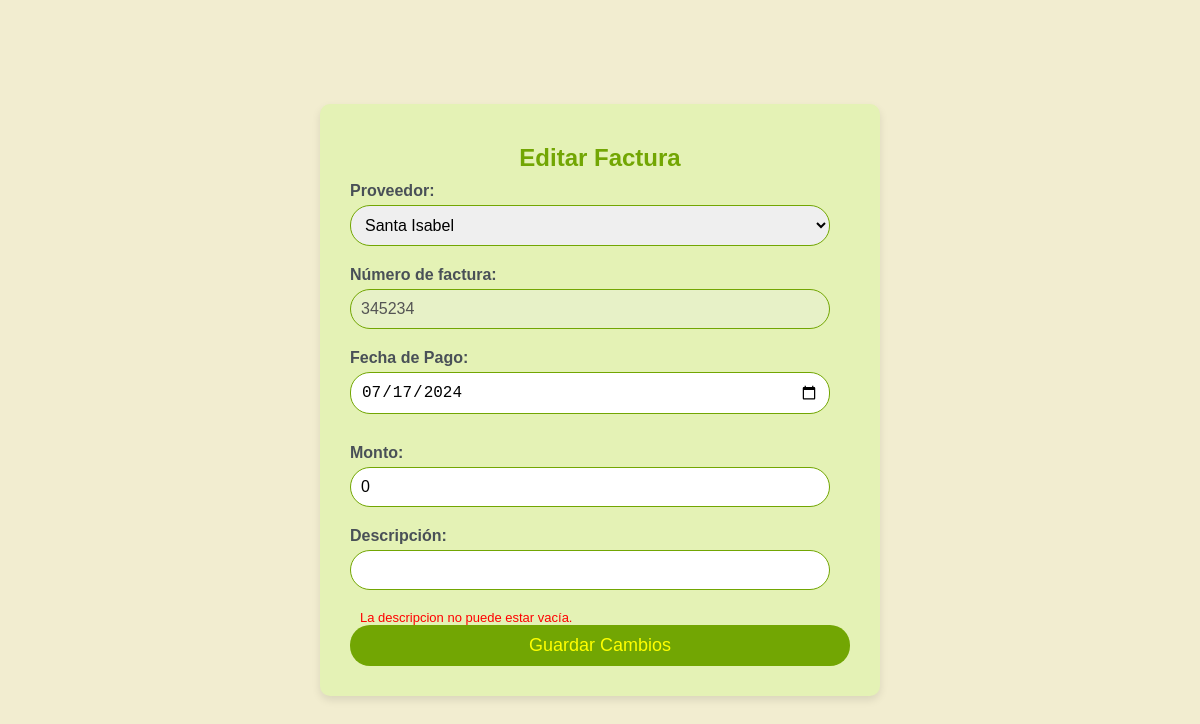
The app's page /Proveedores/editarfactura.php?id=10 with its own data.
### tables this page shows
CREATE TABLE `facturas_proveedores` (
  `id` int(11) NOT NULL,
  `proveedor_id` int(11) NOT NULL,
  `numero_factura` int(11) NOT NULL,
  `fecha_pago` date NOT NULL,
  `descripcion` text DEFAULT NULL,
  `monto` int(11) DEFAULT NULL,
  `flagpagado` int(1) NOT NULL DEFAULT 0
);

CREATE TABLE `proveedores` (
  `id` int(11) NOT NULL,
  `nombre_proveedor` varchar(255) NOT NULL,
  `contacto_proveedor` varchar(255) DEFAULT NULL,
  `telefono_proveedor` varchar(255) DEFAULT NULL,
  `email_proveedor` varchar(255) DEFAULT NULL
);

### Proveedores/editarfactura.php (the view, shortened to what this page needs)
<?php
include '../php/config.php';
$factura_id = $_GET['id'] ?? null;
$factura = null;
if ($factura_id) {
    $query = "SELECT * FROM facturas_proveedores WHERE id = ?";
    $stmt = $conexion->prepare($query);
    $stmt->bind_param('i', $factura_id);
    $stmt->execute();
    $result = $stmt->get_result();
    $factura = $result->fetch_assoc();
}
$query = "SELECT id, nombre_proveedor FROM proveedores";
$proveedores_result = $conexion->query($query);
?>
<!DOCTYPE html>
<html lang="es">
<head>
</head>
<body>
    <form action="editarfactura.php" method="POST">
        <h2>Editar Factura</h2>
        <label for="proveedor_id">Proveedor:</label>
        <select name="proveedor_id" id="proveedor_id" required>
            <?php while ($row = $proveedores_result->fetch_assoc()): ?>
                <option value="<?php echo $row['id']; ?>" <?php echo isset($factura['proveedor_id']) && $factura['proveedor_id'] == $row['id'] ? 'selected' : ''; ?>><?php echo $row['nombre_proveedor']; ?></option>
            <?php endwhile; ?>
        </select>
        <label for="numero_factura">Número de factura:</label>
        <input type="text" name="numero_factura" id="numero_factura" value="<?php echo htmlspecialchars($factura['numero_factura'] ?? ''); ?>" disabled>
        <label for="fecha_pago">Fecha de Pago:</label>
        <input type="date" name="fecha_pago" id="fecha_pago" value="<?php echo htmlspecialchars($factura['fecha_pago'] ?? ''); ?>" required>
        <div class="monto_input">
            <label for="monto">Monto:</label>
            <input type="number" name="monto" id="monto" value="<?php echo htmlspecialchars($factura['monto'] ?? ''); ?>" required>
        </div>
        <div>
            <label for="descripcion">Descripción:</label>
            <input type="text" name="descripcion" id="descripcion" value="<?php echo htmlspecialchars($factura['descripcion'] ?? ''); ?>" required>
            <p id="descripcionOutput" class="validation-message">La descripcion no puede estar vacía.</p>
        </div>
        <button type="submit" id="buttonSubmit">Guardar Cambios</button>
    </form>
</body>
</html>

### Proveedores/editarfactura.php (style rules this page uses)
body { font-family: sans-serif; margin: 0; background-color: #F2EDD0; display: flex; justify-content: center; align-items: center; height: 100vh; }
h2 { padding: 10px; font-style: normal; text-align: center; margin: auto; color: #72A603; background-color: #E4F2B5; max-width: 500px; }
form { background-color: #E4F2B5; padding: 30px; border-radius: 10px; box-shadow: 0 4px 8px rgba(0, 0, 0, 0.1); width: 100%; max-width: 500px; }
form input[type="text"], form input[type="email"], form input[type="password"], form input[type="number"], form input[type="date"], form select, form textarea { width: calc(100% - 20px); padding: 10px; margin-bottom: 20px; border: 1px solid #72A603; border-radius: 20px; font-size: 16px; box-sizing: border-box; }
form button { width: 100%; background-color: #72A603; color: yellow; border: none; padding: 10px 0; border-radius: 20px; font-size: 18px; cursor: pointer; transition: background-color 0.3s ease; }
label { display: block; margin-bottom: 5px; font-weight: bold; color: #495057; }
.validation-message { color: red; margin: 0; padding-left: 10px; font-size: small; }
.monto_input { margin-top: 10px; }

### records on screen
facturas_proveedores: proveedor_id "Santa Isabel", numero_factura "345234", fecha_pago "07/17/2024", monto "0"
